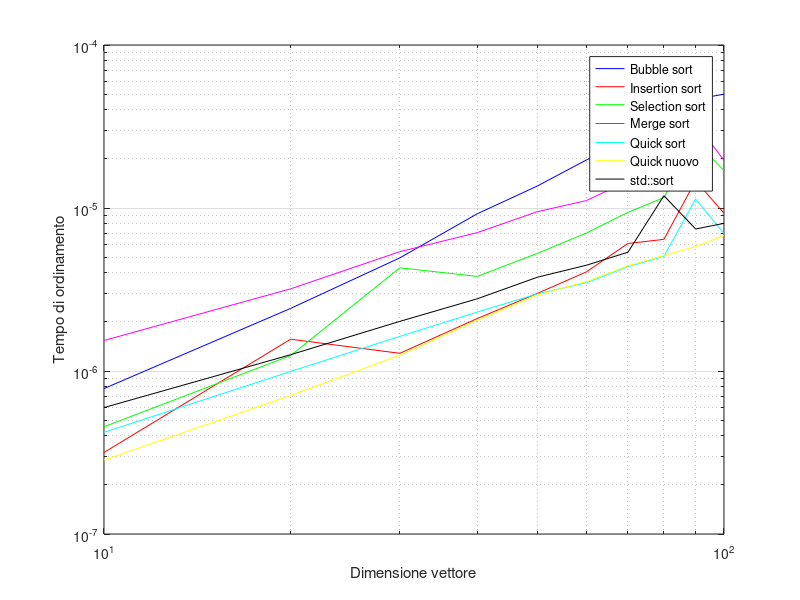

Write the MATLAB code that produced this figure.
dati = load('sort_times2.dat');

x = dati(:,1);
bubble = dati(:,2);
insertion = dati(:,3);
selection = dati(:,4);
merge = dati(:,5);
quick = dati(:,6);
quicknuovo = dati(:,7);
sort = dati(:,8);


loglog(x, bubble, 'b')
hold on 
loglog(x, insertion, 'r')
loglog(x, selection, 'g')
loglog(x, merge, 'm')
loglog(x, quick, 'c')
loglog(x, quicknuovo, 'y')
loglog(x, sort, 'k')
hold off

xlabel('Dimensione vettore')
ylabel('Tempo di ordinamento')

legend('Bubble sort', 'Insertion sort', 'Selection sort', 'Merge sort', 'Quick sort', 'Quick nuovo','std::sort')
grid on 
